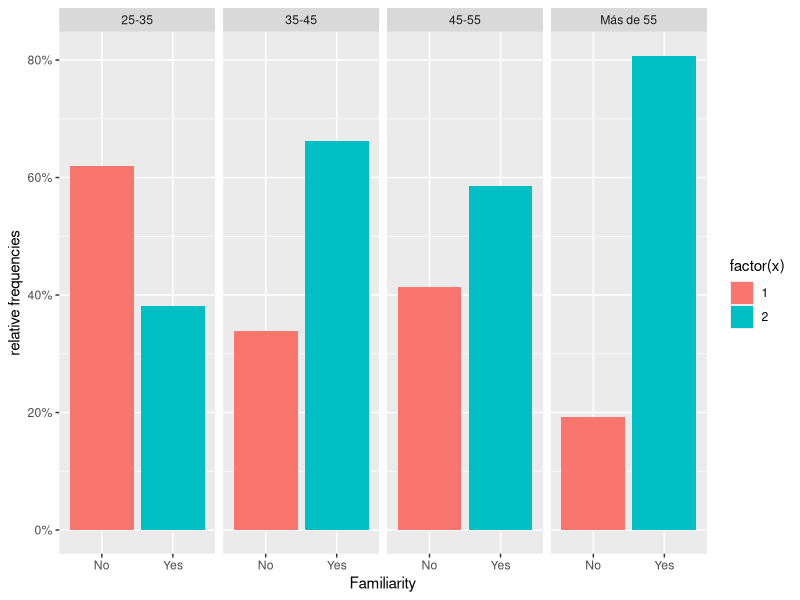
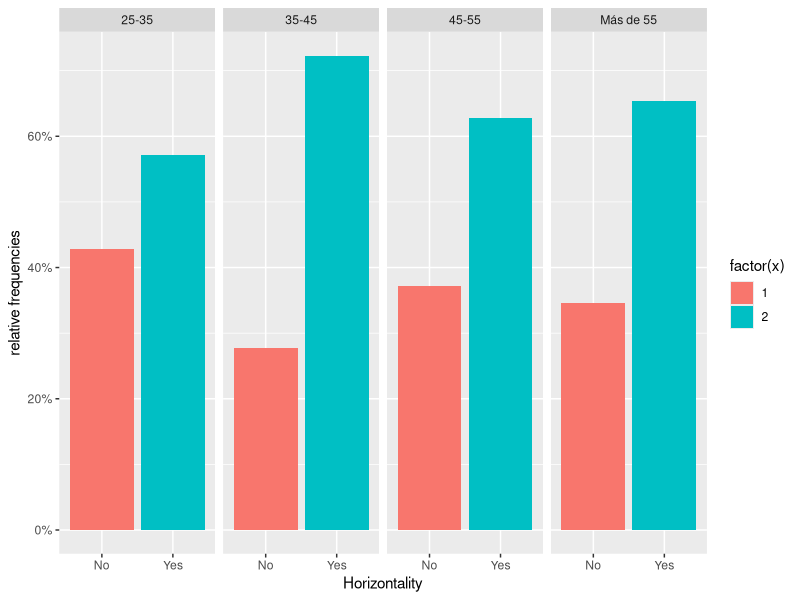
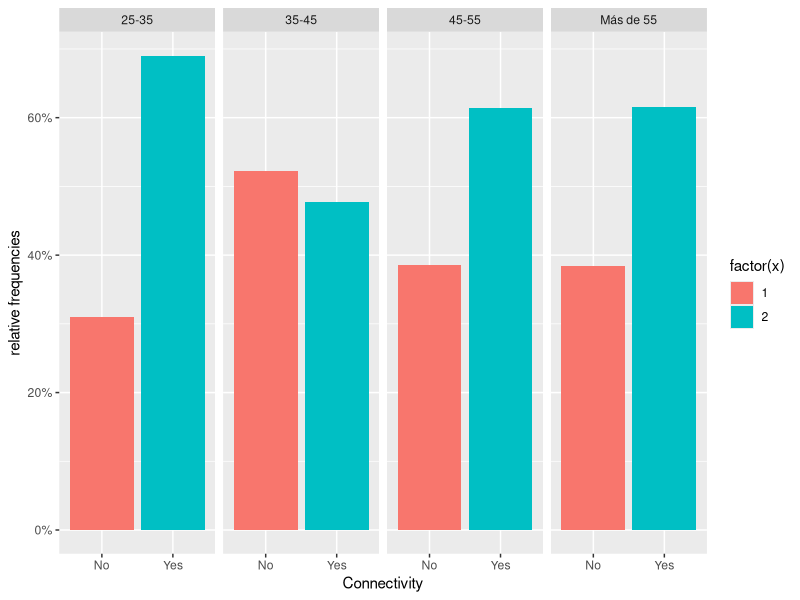
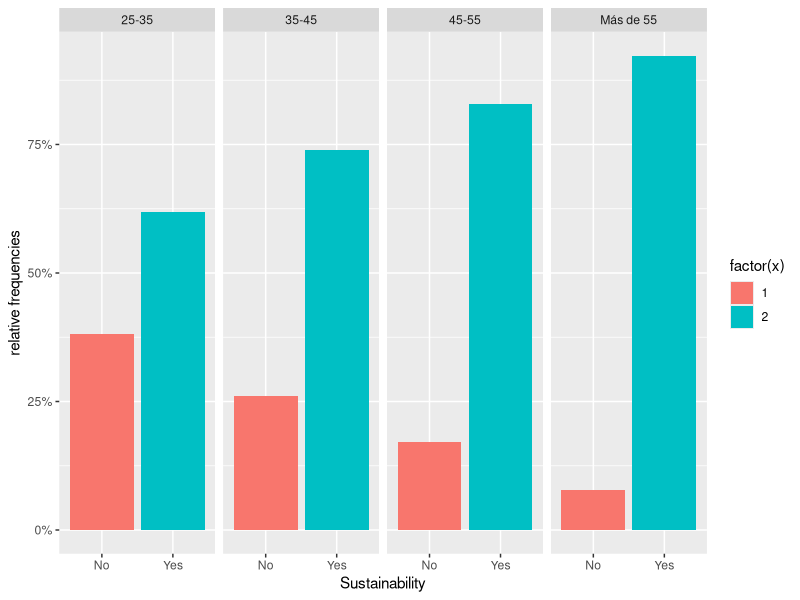
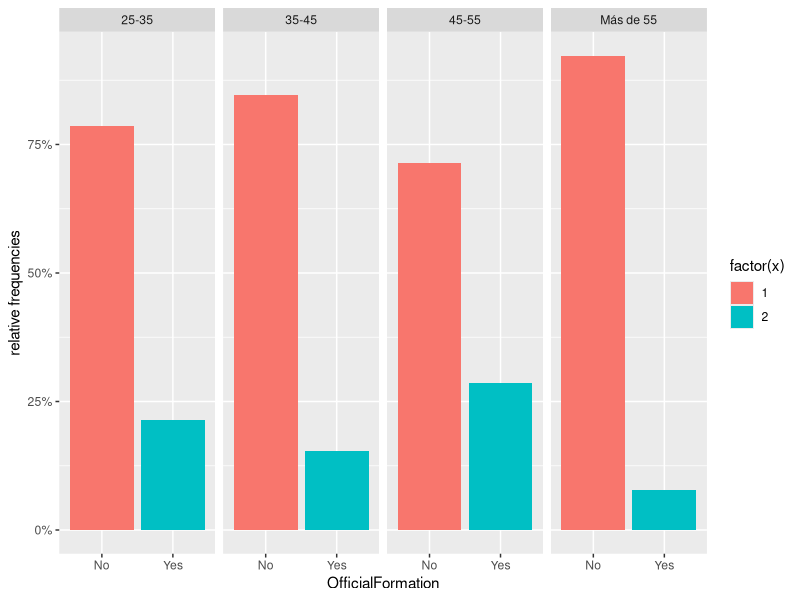
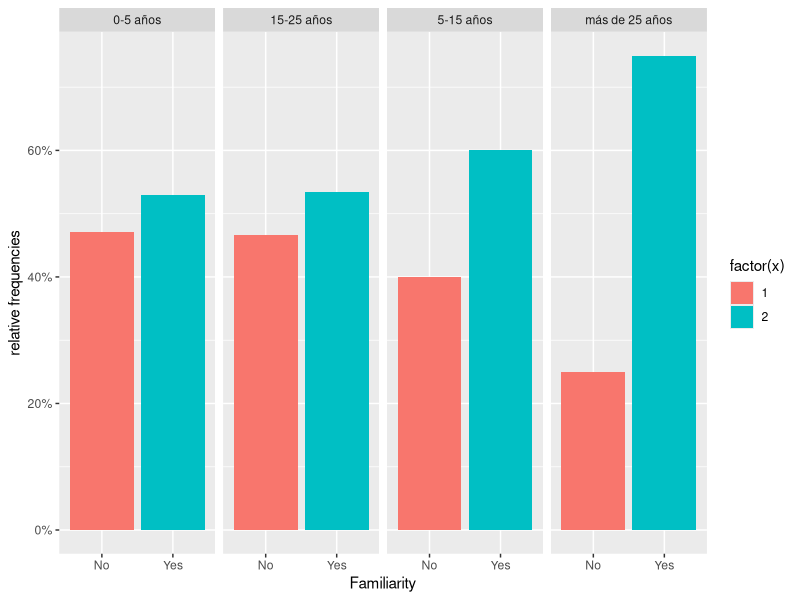
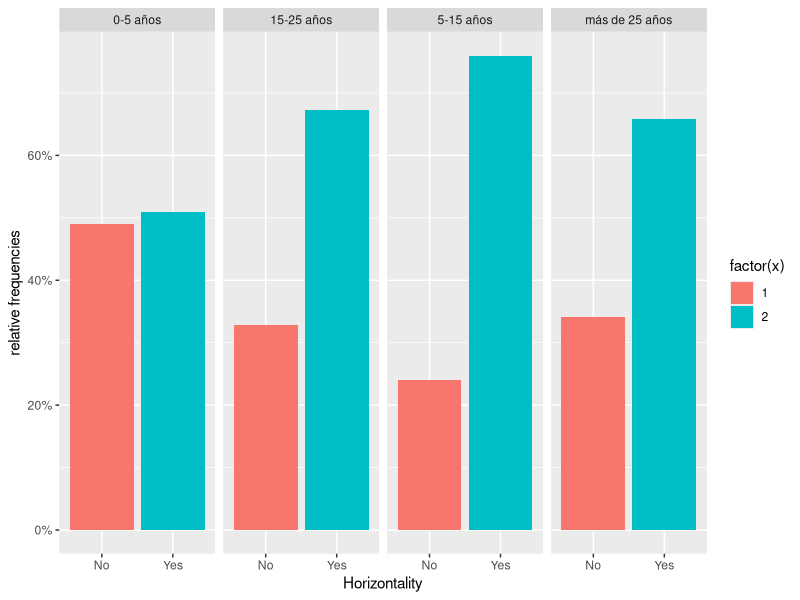
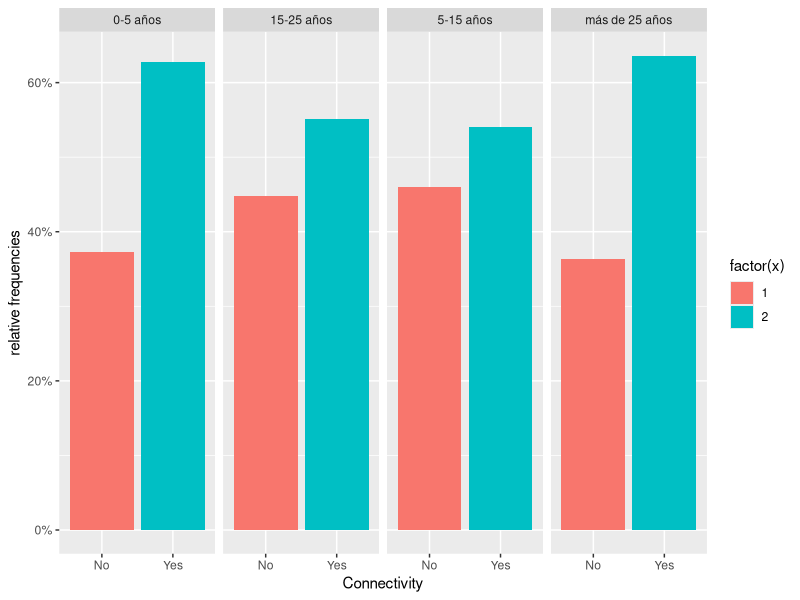

These charts were generated, in order, by the following R code:
library(ggplot2)
library(dplyr)
library(tidyr)
library(scales)
library(ggthemes)

data <- read.csv("../data/survey-student-interaction-pilot-3-2021.csv")

ggplot(data, aes(x = Familiarity, group = Age)) + geom_bar(aes(y = ..prop.., fill = factor(..x..)), stat="count") + scale_y_continuous(labels=scales::percent) + ylab("relative frequencies") + facet_grid(~Age)
ggplot(data, aes(x = Horizontality, group = Age)) + geom_bar(aes(y = ..prop.., fill = factor(..x..)), stat="count") + scale_y_continuous(labels=scales::percent) + ylab("relative frequencies") + facet_grid(~Age)
ggplot(data, aes(x = Connectivity, group = Age)) + geom_bar(aes(y = ..prop.., fill = factor(..x..)), stat="count") + scale_y_continuous(labels=scales::percent) + ylab("relative frequencies") + facet_grid(~Age)
ggplot(data, aes(x = Sustainability, group = Age)) + geom_bar(aes(y = ..prop.., fill = factor(..x..)), stat="count") + scale_y_continuous(labels=scales::percent) + ylab("relative frequencies") + facet_grid(~Age)
ggplot(data, aes(x = OfficialFormation, group = Age)) + geom_bar(aes(y = ..prop.., fill = factor(..x..)), stat="count") + scale_y_continuous(labels=scales::percent) + ylab("relative frequencies") + facet_grid(~Age)

ggplot(data, aes(x = Familiarity, group = Experience)) + geom_bar(aes(y = ..prop.., fill = factor(..x..)), stat="count") + scale_y_continuous(labels=scales::percent) + ylab("relative frequencies") + facet_grid(~Experience)
ggplot(data, aes(x = Horizontality, group = Experience)) + geom_bar(aes(y = ..prop.., fill = factor(..x..)), stat="count") + scale_y_continuous(labels=scales::percent) + ylab("relative frequencies") + facet_grid(~Experience)
ggplot(data, aes(x = Connectivity, group = Experience)) + geom_bar(aes(y = ..prop.., fill = factor(..x..)), stat="count") + scale_y_continuous(labels=scales::percent) + ylab("relative frequencies") + facet_grid(~Experience)
ggplot(data, aes(x = Sustainability, group = Experience)) + geom_bar(aes(y = ..prop.., fill = factor(..x..)), stat="count") + scale_y_continuous(labels=scales::percent) + ylab("relative frequencies") + facet_grid(~Experience)
ggplot(data, aes(x = OfficialFormation, group = Experience)) + geom_bar(aes(y = ..prop.., fill = factor(..x..)), stat="count") + scale_y_continuous(labels=scales::percent) + ylab("relative frequencies") + facet_grid(~Experience)

ggplot(data, aes(x = Familiarity, group = Discipline)) + geom_bar(aes(y = ..prop.., fill = factor(..x..)), stat="count") + scale_y_continuous(labels=scales::percent) + ylab("relative frequencies") + facet_grid(~Discipline)
ggplot(data, aes(x = Horizontality, group = Discipline)) + geom_bar(aes(y = ..prop.., fill = factor(..x..)), stat="count") + scale_y_continuous(labels=scales::percent) + ylab("relative frequencies") + facet_grid(~Discipline)
ggplot(data, aes(x = Connectivity, group = Discipline)) + geom_bar(aes(y = ..prop.., fill = factor(..x..)), stat="count") + scale_y_continuous(labels=scales::percent) + ylab("relative frequencies") + facet_grid(~Discipline)
ggplot(data, aes(x = Sustainability, group = Discipline)) + geom_bar(aes(y = ..prop.., fill = factor(..x..)), stat="count") + scale_y_continuous(labels=scales::percent) + ylab("relative frequencies") + facet_grid(~Discipline)
ggplot(data, aes(x = OfficialFormation, group = Discipline)) + geom_bar(aes(y = ..prop.., fill = factor(..x..)), stat="count") + scale_y_continuous(labels=scales::percent) + ylab("relative frequencies") + facet_grid(~Discipline)

ggplot(data, aes(x = Familiarity, group = Gender)) + geom_bar(aes(y = ..prop.., fill = factor(..x..)), stat="count") + scale_y_continuous(labels=scales::percent) + ylab("relative frequencies") + facet_grid(~Gender)
ggplot(data, aes(x = Horizontality, group = Gender)) + geom_bar(aes(y = ..prop.., fill = factor(..x..)), stat="count") + scale_y_continuous(labels=scales::percent) + ylab("relative frequencies") + facet_grid(~Gender)
ggplot(data, aes(x = Connectivity, group = Gender)) + geom_bar(aes(y = ..prop.., fill = factor(..x..)), stat="count") + scale_y_continuous(labels=scales::percent) + ylab("relative frequencies") + facet_grid(~Gender)
ggplot(data, aes(x = Sustainability, group = Gender)) + geom_bar(aes(y = ..prop.., fill = factor(..x..)), stat="count") + scale_y_continuous(labels=scales::percent) + ylab("relative frequencies") + facet_grid(~Gender)
ggplot(data, aes(x = OfficialFormation, group = Gender)) + geom_bar(aes(y = ..prop.., fill = factor(..x..)), stat="count") + scale_y_continuous(labels=scales::percent) + ylab("relative frequencies") + facet_grid(~Gender)


